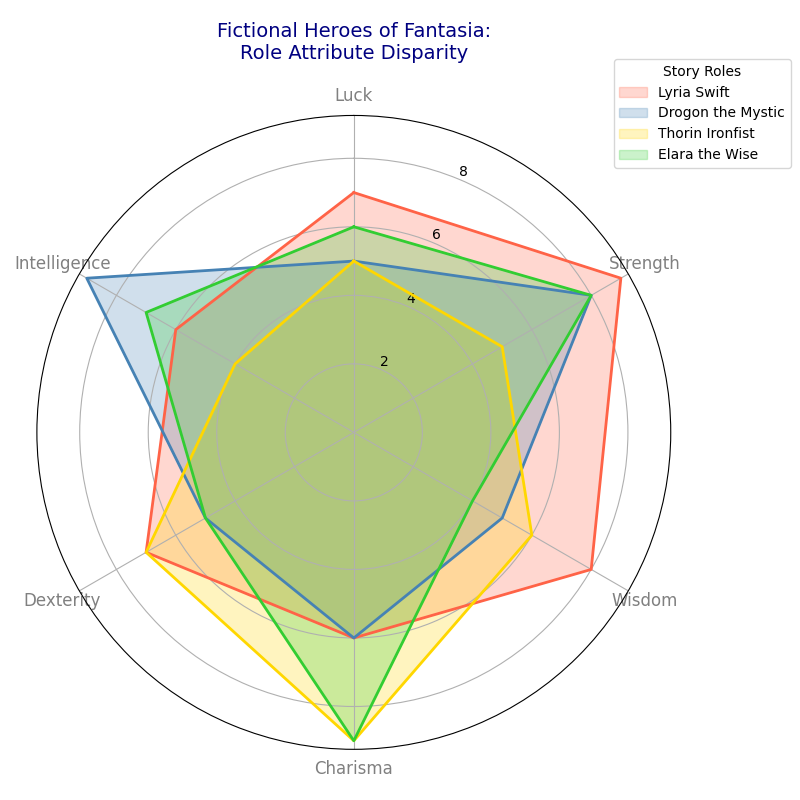

Generate this figure with Python:
import matplotlib.pyplot as plt
import numpy as np

characters = ['Lyria Swift', 'Drogon the Mystic', 'Thorin Ironfist', 'Elara the Wise']
categories = ['Luck', 'Strength', 'Wisdom', 'Charisma', 'Dexterity', 'Intelligence']
num_categories = len(categories)

elara_attributes = [6, 8, 4, 9, 5, 7]
thorin_attributes = [5, 5, 6, 9, 7, 4]
lyria_attributes = [7, 9, 8, 6, 7, 6]
drogon_attributes = [5, 8, 5, 6, 5, 9]

data = [lyria_attributes, drogon_attributes, thorin_attributes, elara_attributes]
data_with_closure = [d + [d[0]] for d in data]

angles = np.linspace(0, 2 * np.pi, num_categories, endpoint=False).tolist()
angles += angles[:1]

fig, ax = plt.subplots(figsize=(8, 8), subplot_kw=dict(polar=True))
ax.set_theta_offset(np.pi / 2)
ax.set_theta_direction(-1)

colors = ['#FF6347', '#4682B4', '#FFD700', '#32CD32']
for i, attribute_values in enumerate(data_with_closure):
    ax.fill(angles, attribute_values, color=colors[i], alpha=0.25, label=characters[i])
    ax.plot(angles, attribute_values, color=colors[i], linewidth=2)

plt.xticks(angles[:-1], categories, color='grey', size=12)
plt.title('Fictional Heroes of Fantasia:\nRole Attribute Disparity', size=14, color='navy', pad=20)
plt.legend(loc='upper right', bbox_to_anchor=(1.2, 1.1), fontsize=10, title='Story Roles')

plt.tight_layout()
plt.show()
